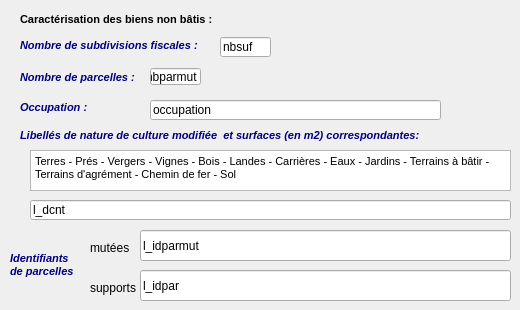
     <widget class="QWidget" name="parcellessubdivisionsfiscales">
      <attribute name="title">
       <string>parcelles / subdivisions fiscales</string>
      </attribute>
      <widget class="QLabel" name="Nb_parcelles">
       <property name="geometry">
        <rect>
         <x>20</x>
         <y>70</y>
         <width>131</width>
         <height>16</height>
        </rect>
       </property>
       <property name="text">
        <string>&lt;!DOCTYPE HTML PUBLIC &quot;-//W3C//DTD HTML 4.0//EN&quot; &quot;http://www.w3.org/TR/REC-html40/strict.dtd&quot;&gt;
&lt;html&gt;&lt;head&gt;&lt;meta name=&quot;qrichtext&quot; content=&quot;1&quot; /&gt;&lt;style type=&quot;text/css&quot;&gt;
p, li { white-space: pre-wrap; }
&lt;/style&gt;&lt;/head&gt;&lt;body style=&quot; font-family:'MS Shell Dlg 2'; font-size:8.25pt; font-weight:400; font-style:normal;&quot;&gt;
&lt;p style=&quot; margin-top:0px; margin-bottom:0px; margin-left:0px; margin-right:0px; -qt-block-indent:0; text-indent:0px;&quot;&gt;&lt;span style=&quot; font-size:8pt; font-weight:600; font-style:italic; color:#00007f;&quot;&gt;Nombre de parcelles : &lt;/span&gt;&lt;/p&gt;&lt;/body&gt;&lt;/html&gt;</string>
       </property>
      </widget>
      <widget class="QLineEdit" name="nbparmut">
       <property name="geometry">
        <rect>
         <x>150</x>
         <y>68</y>
         <width>51</width>
         <height>17</height>
        </rect>
       </property>
       <property name="text">
        <string>nbparmut</string>
       </property>
      </widget>
      <widget class="QLabel" name="Caract_biens_nonbatis">
       <property name="geometry">
        <rect>
         <x>20</x>
         <y>12</y>
         <width>211</width>
         <height>16</height>
        </rect>
       </property>
       <property name="text">
        <string>&lt;!DOCTYPE HTML PUBLIC &quot;-//W3C//DTD HTML 4.0//EN&quot; &quot;http://www.w3.org/TR/REC-html40/strict.dtd&quot;&gt;
&lt;html&gt;&lt;head&gt;&lt;meta name=&quot;qrichtext&quot; content=&quot;1&quot; /&gt;&lt;style type=&quot;text/css&quot;&gt;
p, li { white-space: pre-wrap; }
&lt;/style&gt;&lt;/head&gt;&lt;body style=&quot; font-family:'MS Shell Dlg 2'; font-size:8.25pt; font-weight:400; font-style:normal;&quot;&gt;
&lt;p style=&quot; margin-top:0px; margin-bottom:0px; margin-left:0px; margin-right:0px; -qt-block-indent:0; text-indent:0px;&quot;&gt;&lt;span style=&quot; font-size:8pt; font-weight:600;&quot;&gt;Caractérisation des biens non bâtis :&lt;/span&gt;&lt;/p&gt;&lt;/body&gt;&lt;/html&gt;</string>
       </property>
      </widget>
      <widget class="QLineEdit" name="occupation">
       <property name="geometry">
        <rect>
         <x>150</x>
         <y>100</y>
         <width>291</width>
         <height>20</height>
        </rect>
       </property>
       <property name="text">
        <string>occupation</string>
       </property>
      </widget>
      <widget class="QLabel" name="Nb_subdi_fiscales">
       <property name="geometry">
        <rect>
         <x>20</x>
         <y>30</y>
         <width>201</width>
         <height>31</height>
        </rect>
       </property>
       <property name="text">
        <string>&lt;!DOCTYPE HTML PUBLIC &quot;-//W3C//DTD HTML 4.0//EN&quot; &quot;http://www.w3.org/TR/REC-html40/strict.dtd&quot;&gt;
&lt;html&gt;&lt;head&gt;&lt;meta name=&quot;qrichtext&quot; content=&quot;1&quot; /&gt;&lt;style type=&quot;text/css&quot;&gt;
p, li { white-space: pre-wrap; }
&lt;/style&gt;&lt;/head&gt;&lt;body style=&quot; font-family:'MS Shell Dlg 2'; font-size:8pt; font-weight:400; font-style:normal;&quot;&gt;
&lt;p style=&quot; margin-top:0px; margin-bottom:0px; margin-left:0px; margin-right:0px; -qt-block-indent:0; text-indent:0px;&quot;&gt;&lt;span style=&quot; font-weight:600; font-style:italic; color:#00007f;&quot;&gt;Nombre de subdivisions fiscales : &lt;/span&gt;&lt;/p&gt;&lt;/body&gt;&lt;/html&gt;</string>
       </property>
      </widget>
      <widget class="QLineEdit" name="nbsuf">
       <property name="geometry">
        <rect>
         <x>220</x>
         <y>37</y>
         <width>51</width>
         <height>20</height>
        </rect>
       </property>
       <property name="text">
        <string>nbsuf</string>
       </property>
      </widget>
      <widget class="QLabel" name="Nature_cult_mod">
       <property name="geometry">
        <rect>
         <x>20</x>
         <y>100</y>
         <width>171</width>
         <height>16</height>
        </rect>
       </property>
       <property name="text">
        <string>&lt;!DOCTYPE HTML PUBLIC &quot;-//W3C//DTD HTML 4.0//EN&quot; &quot;http://www.w3.org/TR/REC-html40/strict.dtd&quot;&gt;
&lt;html&gt;&lt;head&gt;&lt;meta name=&quot;qrichtext&quot; content=&quot;1&quot; /&gt;&lt;style type=&quot;text/css&quot;&gt;
p, li { white-space: pre-wrap; }
&lt;/style&gt;&lt;/head&gt;&lt;body style=&quot; font-family:'MS Shell Dlg 2'; font-size:8pt; font-weight:400; font-style:normal;&quot;&gt;
&lt;p style=&quot; margin-top:0px; margin-bottom:0px; margin-left:0px; margin-right:0px; -qt-block-indent:0; text-indent:0px;&quot;&gt;&lt;span style=&quot; font-weight:600; font-style:italic; color:#00007f;&quot;&gt;Occupation :  &lt;/span&gt;&lt;/p&gt;&lt;/body&gt;&lt;/html&gt;</string>
       </property>
      </widget>
      <widget class="QLabel" name="Lib_nature_cult_mod">
       <property name="geometry">
        <rect>
         <x>20</x>
         <y>120</y>
         <width>431</width>
         <height>31</height>
        </rect>
       </property>
       <property name="text">
        <string>&lt;!DOCTYPE HTML PUBLIC &quot;-//W3C//DTD HTML 4.0//EN&quot; &quot;http://www.w3.org/TR/REC-html40/strict.dtd&quot;&gt;
&lt;html&gt;&lt;head&gt;&lt;meta name=&quot;qrichtext&quot; content=&quot;1&quot; /&gt;&lt;style type=&quot;text/css&quot;&gt;
p, li { white-space: pre-wrap; }
&lt;/style&gt;&lt;/head&gt;&lt;body style=&quot; font-family:'MS Shell Dlg 2'; font-size:8pt; font-weight:400; font-style:normal;&quot;&gt;
&lt;p style=&quot; margin-top:0px; margin-bottom:0px; margin-left:0px; margin-right:0px; -qt-block-indent:0; text-indent:0px;&quot;&gt;&lt;span style=&quot; font-weight:600; font-style:italic; color:#00007f;&quot;&gt;Libellés de nature de culture modifiée  et surfaces (en m2) correspondantes:  &lt;/span&gt;&lt;/p&gt;&lt;/body&gt;&lt;/html&gt;</string>
       </property>
      </widget>
      <widget class="QLineEdit" name="l_dcnt">
       <property name="geometry">
        <rect>
         <x>30</x>
         <y>200</y>
         <width>481</width>
         <height>20</height>
        </rect>
       </property>
       <property name="text">
        <string>l_dcnt</string>
       </property>
      </widget>
      <widget class="QLabel" name="Nb_maisons_3">
       <property name="geometry">
        <rect>
         <x>10</x>
         <y>250</y>
         <width>91</width>
         <height>31</height>
        </rect>
       </property>
       <property name="text">
        <string>&lt;!DOCTYPE HTML PUBLIC &quot;-//W3C//DTD HTML 4.0//EN&quot; &quot;http://www.w3.org/TR/REC-html40/strict.dtd&quot;&gt;
&lt;html&gt;&lt;head&gt;&lt;meta name=&quot;qrichtext&quot; content=&quot;1&quot; /&gt;&lt;style type=&quot;text/css&quot;&gt;
p, li { white-space: pre-wrap; }
&lt;/style&gt;&lt;/head&gt;&lt;body style=&quot; font-family:'MS Shell Dlg 2'; font-size:8pt; font-weight:400; font-style:normal;&quot;&gt;
&lt;p style=&quot; margin-top:0px; margin-bottom:0px; margin-left:0px; margin-right:0px; -qt-block-indent:0; text-indent:0px;&quot;&gt;&lt;span style=&quot; font-weight:600; font-style:italic; color:#00007f;&quot;&gt;Identifiants&lt;/span&gt;&lt;/p&gt;
&lt;p style=&quot; margin-top:0px; margin-bottom:0px; margin-left:0px; margin-right:0px; -qt-block-indent:0; text-indent:0px;&quot;&gt;&lt;span style=&quot; font-weight:600; font-style:italic; color:#00007f;&quot;&gt;de parcelles&lt;/span&gt;&lt;/p&gt;&lt;/body&gt;&lt;/html&gt;</string>
       </property>
      </widget>
      <widget class="QLineEdit" name="l_idparmut">
       <property name="geometry">
        <rect>
         <x>140</x>
         <y>230</y>
         <width>371</width>
         <height>31</height>
        </rect>
       </property>
       <property name="text">
        <string>l_idparmut</string>
       </property>
      </widget>
      <widget class="QLineEdit" name="l_idpar">
       <property name="geometry">
        <rect>
         <x>140</x>
         <y>270</y>
         <width>371</width>
         <height>31</height>
        </rect>
       </property>
       <property name="text">
        <string>l_idpar</string>
       </property>
      </widget>
      <widget class="QLabel" name="label">
       <property name="geometry">
        <rect>
         <x>90</x>
         <y>240</y>
         <width>46</width>
         <height>16</height>
        </rect>
       </property>
       <property name="text">
        <string>mutées</string>
       </property>
      </widget>
      <widget class="QLabel" name="label_2">
       <property name="geometry">
        <rect>
         <x>90</x>
         <y>280</y>
         <width>46</width>
         <height>16</height>
        </rect>
       </property>
       <property name="text">
        <string>supports</string>
       </property>
      </widget>
      <widget class="QTextEdit" name="Liste_culture">
       <property name="geometry">
        <rect>
         <x>30</x>
         <y>150</y>
         <width>481</width>
         <height>41</height>
        </rect>
       </property>
       <property name="html">
        <string>&lt;!DOCTYPE HTML PUBLIC &quot;-//W3C//DTD HTML 4.0//EN&quot; &quot;http://www.w3.org/TR/REC-html40/strict.dtd&quot;&gt;
&lt;html&gt;&lt;head&gt;&lt;meta name=&quot;qrichtext&quot; content=&quot;1&quot; /&gt;&lt;style type=&quot;text/css&quot;&gt;
p, li { white-space: pre-wrap; }
&lt;/style&gt;&lt;/head&gt;&lt;body style=&quot; font-family:'MS Shell Dlg 2'; font-size:8.25pt; font-weight:400; font-style:normal;&quot;&gt;
&lt;p style=&quot; margin-top:12px; margin-bottom:12px; margin-left:0px; margin-right:0px; -qt-block-indent:0; text-indent:0px;&quot;&gt;&lt;span style=&quot; font-size:8pt;&quot;&gt;Terres - Prés - Vergers - Vignes - Bois - Landes - Carrières - Eaux - Jardins - Terrains à bâtir - Terrains d'agrément - Chemin de fer - Sol&lt;/span&gt;&lt;/p&gt;&lt;/body&gt;&lt;/html&gt;</string>
       </property>
      </widget>
     </widget>
